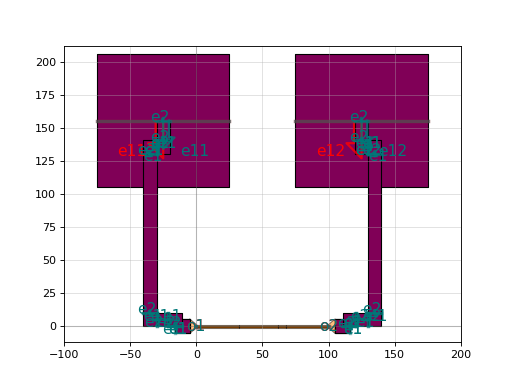

Here is the Python script that generated this plot:
import gdsfactory as gf
c = gf.components.straight_heater_metal(length=100)
c = gf.routing.add_electrical_pads_top_dc(c, width=10)
c.plot()
